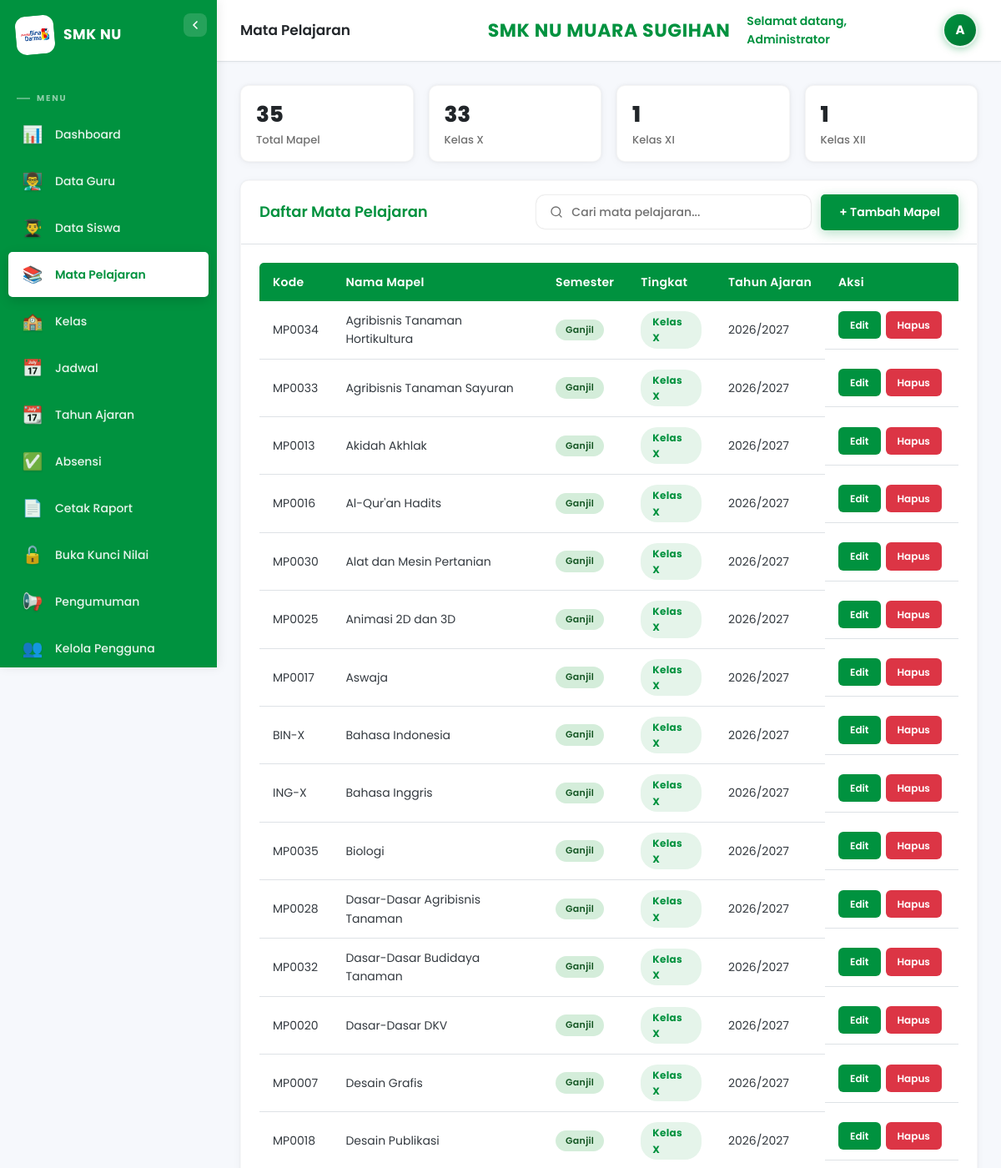
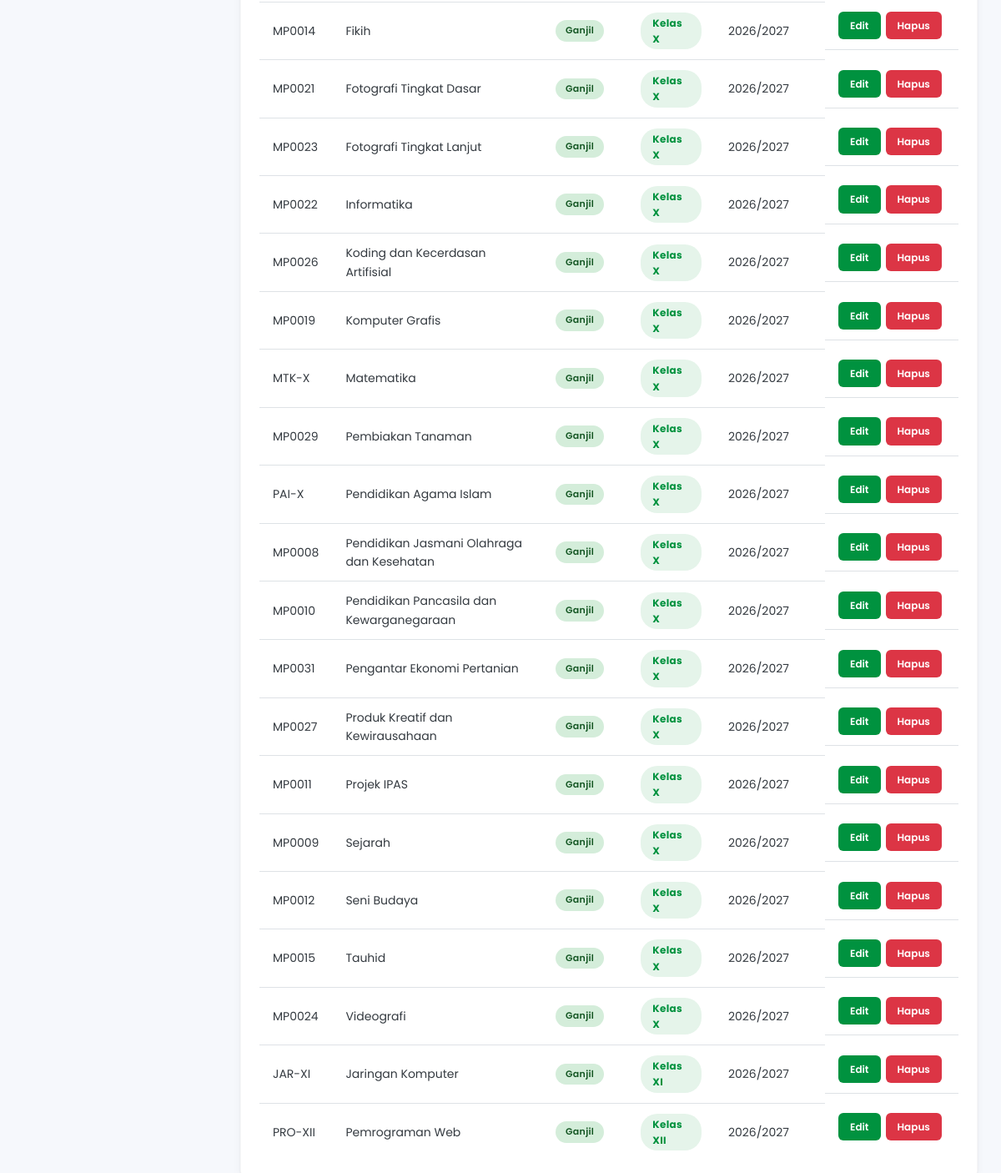
The app's page /public/index.php?page=mapel (signed in) with its own data (2 pictures, top to bottom).
### tables this page shows
CREATE TABLE `mapel` (
  `id` int NOT NULL,
  `kode_mapel` varchar(20) NOT NULL,
  `nama_mapel` varchar(100) NOT NULL,
  `semester` enum('ganjil','genap') NOT NULL,
  `tingkat` enum('X','XI','XII') NOT NULL,
  `tahun_ajaran_id` int NOT NULL,
  `created_at` timestamp NOT NULL DEFAULT CURRENT_TIMESTAMP,
  `updated_at` timestamp NOT NULL DEFAULT CURRENT_TIMESTAMP ON UPDATE CURRENT_TIMESTAMP
);

CREATE TABLE `tahun_ajaran` (
  `id` int NOT NULL,
  `kode` varchar(20) NOT NULL,
  `tahun_ajaran` varchar(20) NOT NULL,
  `semester_aktif` enum('ganjil','genap') NOT NULL,
  `status` enum('aktif','nonaktif') DEFAULT 'nonaktif',
  `created_at` timestamp NOT NULL DEFAULT CURRENT_TIMESTAMP,
  `updated_at` timestamp NOT NULL DEFAULT CURRENT_TIMESTAMP ON UPDATE CURRENT_TIMESTAMP
);

### controllers/MapelController.php (called while the page is built, shortened)
<?php
class MapelController {
    private $model;
    public function __construct() { $this->model = new MapelModel(); }
    public function index() {
        $data=$this->model->query("SELECT mp.*,ta.tahun_ajaran FROM mapel mp JOIN tahun_ajaran ta ON mp.tahun_ajaran_id=ta.id ORDER BY mp.tingkat,mp.nama_mapel");
        $totalX=$this->model->count("tingkat='X'");
        $totalXI=$this->model->count("tingkat='XI'");
        $totalXII=$this->model->count("tingkat='XII'");
        require VIEW_PATH.'/admin/mapel/index.php';
    }
}

### config/database.php (called while the page is built, shortened)
<?php
function ensureNilaiMonthlySchema(PDO $db): void {
    try {
        $db->query("SELECT 1 FROM `nilai` LIMIT 1");
    } catch (PDOException $e) {
        return;
    }
    $fetchColumns = function(string $tableName) use ($db): array {
        $cols = [];
        try {
            $colSt = $db->query("SELECT COLUMN_NAME FROM information_schema.COLUMNS WHERE TABLE_SCHEMA = DATABASE() AND TABLE_NAME = '$tableName'");
            foreach ($colSt->fetchAll(PDO::FETCH_COLUMN) as $name) {
                $cols[] = $name;
            }
        } catch (PDOException $e) {}
        return $cols;
    };
    $addColumn = function(string $table, string $column, string $definition) use ($db, $fetchColumns): void {
        $cols = $fetchColumns($table);
        if (!in_array($column, $cols, true)) {
            try {
                $db->exec("ALTER TABLE `$table` ADD COLUMN `$column` $definition");
            } catch (PDOException $e) {}
        }
    };
    $addColumn('nilai', 'capaian_kompetensi', 'TEXT DEFAULT NULL AFTER `nilai_akhir`');
}
function getDB() {
    static $pdo = null;
    if ($pdo === null) {
        try {
            $pdo = new PDO("mysql:host=".DB_HOST.";dbname=".DB_NAME.";charset=utf8mb4", DB_USER, DB_PASS);
            $pdo->setAttribute(PDO::ATTR_ERRMODE, PDO::ERRMODE_EXCEPTION);
            $pdo->setAttribute(PDO::ATTR_DEFAULT_FETCH_MODE, PDO::FETCH_ASSOC);
            ensureNilaiMonthlySchema($pdo);
        } catch (PDOException $e) { die("DB Error: ".$e->getMessage()); }
    }
    return $pdo;
}

### core/Model.php (called while the page is built, shortened)
<?php
class Model {
    protected $db;
    protected $table;
    public function __construct() { $this->db = getDB(); }
    public function count($where='',$params=[]) {
        $sql="SELECT COUNT(*) as total FROM {$this->table}";
        if($where) $sql.=" WHERE $where";
        $st=$this->db->prepare($sql); $st->execute($params);
        return $st->fetch()['total'];
    }
    public function query($sql,$params=[]) {
        $st=$this->db->prepare($sql); $st->execute($params); return $st->fetchAll();
    }
}

### config/app.php (called while the page is built, shortened)
<?php
function base_url($path='') {
    $script = $_SERVER['SCRIPT_NAME'];
    $base = rtrim(dirname($script), '/');
    return $base.'/'.$path;
}

### views/admin/mapel/index.php (the view, shortened to what this page needs)
<div class="stats-grid">
    <div class="stat-card sm"><div class="stat-info"><h3><?= count($data) ?></h3><p>Total Mapel</p></div></div>
    <div class="stat-card sm"><div class="stat-info"><h3><?= $totalX ?></h3><p>Kelas X</p></div></div>
    <div class="stat-card sm"><div class="stat-info"><h3><?= $totalXI ?></h3><p>Kelas XI</p></div></div>
    <div class="stat-card sm"><div class="stat-info"><h3><?= $totalXII ?></h3><p>Kelas XII</p></div></div>
</div>
<div class="card">
    <div class="card-header">
        <h3>Daftar Mata Pelajaran</h3>
        <div style="display:flex;gap:12px;align-items:center;">
            <div class="search-bar-figma" style="min-width:200px;">
                <svg class="search-icon" width="16" height="16" viewBox="0 0 24 24" fill="none" stroke="currentColor" stroke-width="2" stroke-linecap="round" stroke-linejoin="round"><circle cx="11" cy="11" r="8"/><path d="m21 21-4.35-4.35"/></svg>
                <input type="text" placeholder="Cari mata pelajaran..." oninput="filterTableRows('mapelTable', this.value)">
            </div>
            <a href="<?= base_url('index.php?page=mapel&action=create') ?>" class="btn btn-primary">+ Tambah Mapel</a>
        </div>
    </div>
    <div class="card-body">
        <?php if(empty($data)): ?>
            <p class="empty-state">Belum ada mata pelajaran. Buat tahun ajaran terlebih dahulu.</p>
        <?php else: ?>
        <div class="table-responsive"><table class="table" id="mapelTable"><thead><tr><th>Kode</th><th>Nama Mapel</th><th>Semester</th><th>Tingkat</th><th>Tahun Ajaran</th><th style="width:160px;">Aksi</th></tr></thead><tbody>
            <?php foreach($data as $m): ?>
            <tr>
                <td><?= htmlspecialchars($m['kode_mapel']) ?></td>
                <td><?= htmlspecialchars($m['nama_mapel']) ?></td>
                <td><span class="badge <?= $m['semester']==='ganjil'?'aktif':'terjadwal' ?>"><?= ucfirst($m['semester']) ?></span></td>
                <td><span class="role-badge">Kelas <?= $m['tingkat'] ?></span></td>
                <td><?= htmlspecialchars($m['tahun_ajaran']) ?></td>
                <td class="actions">
                    <a href="<?= base_url('index.php?page=mapel&action=edit&id='.$m['id']) ?>" class="btn btn-sm btn-success">Edit</a>
                    <a href="#" onclick="confirmDelete('<?= base_url('index.php?page=mapel&action=destroy&id='.$m['id']) ?>','Yakin ingin menghapus mata pelajaran <?= htmlspecialchars($m['nama_mapel']) ?>?'); return false;" class="btn btn-sm btn-danger">Hapus</a>
                </td>
            </tr>
            <?php endforeach; ?>
        </tbody></table></div>
        <?php endif; ?>
    </div>
</div>
<?php $content=ob_get_clean(); require VIEW_PATH.'/layouts/admin.php'; ?>

### records on screen
mapel: kode_mapel "MP0034", nama_mapel "Agribisnis Tanaman Hortikultura", semester "Ganjil", tingkat "X", tahun_ajaran.tahun_ajaran "2026/2027"
mapel: kode_mapel "MP0033", nama_mapel "Agribisnis Tanaman Sayuran", semester "Ganjil", tingkat "X", tahun_ajaran.tahun_ajaran "2026/2027"
mapel: kode_mapel "MP0013", nama_mapel "Akidah Akhlak", semester "Ganjil", tingkat "X", tahun_ajaran.tahun_ajaran "2026/2027"
mapel: kode_mapel "MP0016", nama_mapel "Al-Qur'an Hadits", semester "Ganjil", tingkat "X", tahun_ajaran.tahun_ajaran "2026/2027"
mapel: kode_mapel "MP0030", nama_mapel "Alat dan Mesin Pertanian", semester "Ganjil", tingkat "X", tahun_ajaran.tahun_ajaran "2026/2027"
mapel: kode_mapel "MP0025", nama_mapel "Animasi 2D dan 3D", semester "Ganjil", tingkat "X", tahun_ajaran.tahun_ajaran "2026/2027"
mapel: kode_mapel "MP0017", nama_mapel "Aswaja", semester "Ganjil", tingkat "X", tahun_ajaran.tahun_ajaran "2026/2027"
mapel: kode_mapel "BIN-X", nama_mapel "Bahasa Indonesia", semester "Ganjil", tingkat "X", tahun_ajaran.tahun_ajaran "2026/2027"
mapel: kode_mapel "ING-X", nama_mapel "Bahasa Inggris", semester "Ganjil", tingkat "X", tahun_ajaran.tahun_ajaran "2026/2027"
mapel: kode_mapel "MP0035", nama_mapel "Biologi", semester "Ganjil", tingkat "X", tahun_ajaran.tahun_ajaran "2026/2027"
mapel: kode_mapel "MP0028", nama_mapel "Dasar-Dasar Agribisnis Tanaman", semester "Ganjil", tingkat "X", tahun_ajaran.tahun_ajaran "2026/2027"
mapel: kode_mapel "MP0032", nama_mapel "Dasar-Dasar Budidaya Tanaman", semester "Ganjil", tingkat "X", tahun_ajaran.tahun_ajaran "2026/2027"
mapel: kode_mapel "MP0020", nama_mapel "Dasar-Dasar DKV", semester "Ganjil", tingkat "X", tahun_ajaran.tahun_ajaran "2026/2027"
mapel: kode_mapel "MP0007", nama_mapel "Desain Grafis", semester "Ganjil", tingkat "X", tahun_ajaran.tahun_ajaran "2026/2027"
mapel: kode_mapel "MP0018", nama_mapel "Desain Publikasi", semester "Ganjil", tingkat "X", tahun_ajaran.tahun_ajaran "2026/2027"
mapel: kode_mapel "MP0014", nama_mapel "Fikih", semester "Ganjil", tingkat "X", tahun_ajaran.tahun_ajaran "2026/2027"
mapel: kode_mapel "MP0021", nama_mapel "Fotografi Tingkat Dasar", semester "Ganjil", tingkat "X", tahun_ajaran.tahun_ajaran "2026/2027"
mapel: kode_mapel "MP0023", nama_mapel "Fotografi Tingkat Lanjut", semester "Ganjil", tingkat "X", tahun_ajaran.tahun_ajaran "2026/2027"
mapel: kode_mapel "MP0022", nama_mapel "Informatika", semester "Ganjil", tingkat "X", tahun_ajaran.tahun_ajaran "2026/2027"
mapel: kode_mapel "MP0026", nama_mapel "Koding dan Kecerdasan Artifisial", semester "Ganjil", tingkat "X", tahun_ajaran.tahun_ajaran "2026/2027"
mapel: kode_mapel "MP0019", nama_mapel "Komputer Grafis", semester "Ganjil", tingkat "X", tahun_ajaran.tahun_ajaran "2026/2027"
mapel: kode_mapel "MTK-X", nama_mapel "Matematika", semester "Ganjil", tingkat "X", tahun_ajaran.tahun_ajaran "2026/2027"
mapel: kode_mapel "MP0029", nama_mapel "Pembiakan Tanaman", semester "Ganjil", tingkat "X", tahun_ajaran.tahun_ajaran "2026/2027"
mapel: kode_mapel "PAI-X", nama_mapel "Pendidikan Agama Islam", semester "Ganjil", tingkat "X", tahun_ajaran.tahun_ajaran "2026/2027"
mapel: kode_mapel "MP0008", nama_mapel "Pendidikan Jasmani Olahraga dan Kesehatan", semester "Ganjil", tingkat "X", tahun_ajaran.tahun_ajaran "2026/2027"
mapel: kode_mapel "MP0010", nama_mapel "Pendidikan Pancasila dan Kewarganegaraan", semester "Ganjil", tingkat "X", tahun_ajaran.tahun_ajaran "2026/2027"
mapel: kode_mapel "MP0031", nama_mapel "Pengantar Ekonomi Pertanian", semester "Ganjil", tingkat "X", tahun_ajaran.tahun_ajaran "2026/2027"
mapel: kode_mapel "MP0027", nama_mapel "Produk Kreatif dan Kewirausahaan", semester "Ganjil", tingkat "X", tahun_ajaran.tahun_ajaran "2026/2027"
mapel: kode_mapel "MP0011", nama_mapel "Projek IPAS", semester "Ganjil", tingkat "X", tahun_ajaran.tahun_ajaran "2026/2027"
mapel: kode_mapel "MP0009", nama_mapel "Sejarah", semester "Ganjil", tingkat "X", tahun_ajaran.tahun_ajaran "2026/2027"
mapel: kode_mapel "MP0012", nama_mapel "Seni Budaya", semester "Ganjil", tingkat "X", tahun_ajaran.tahun_ajaran "2026/2027"
mapel: kode_mapel "MP0015", nama_mapel "Tauhid", semester "Ganjil", tingkat "X", tahun_ajaran.tahun_ajaran "2026/2027"
mapel: kode_mapel "MP0024", nama_mapel "Videografi", semester "Ganjil", tingkat "X", tahun_ajaran.tahun_ajaran "2026/2027"
mapel: kode_mapel "JAR-XI", nama_mapel "Jaringan Komputer", semester "Ganjil", tingkat "XI", tahun_ajaran.tahun_ajaran "2026/2027"
mapel: kode_mapel "PRO-XII", nama_mapel "Pemrograman Web", semester "Ganjil", tingkat "XII", tahun_ajaran.tahun_ajaran "2026/2027"

### other values on screen
$pageTitle "Mata Pelajaran"
Auth::user('nama') "Administrator"
substr(Auth::user('nama'),0,1) "A"
count($data) "35"
$totalX "33"
$totalXI "1"
$totalXII "1"
